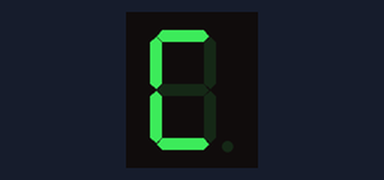
The sketch below on a simulated Arduino Uno, built with avr-gcc and run on an emulated ATmega328P. On the bench: 1-digit seven-segment display. Wiring (inferred from the names in the program): 1-digit 7-segment display, segments lit when HIGH: segments pin 2, pin 3, pin 4, pin 5, pin 6, pin 7, pin 8. The segment pins are drawn as the display they are named for.

Above: at 0.1 s.
At 0.6 s:
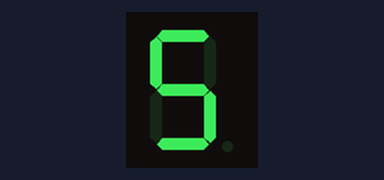
At 1.1 s:
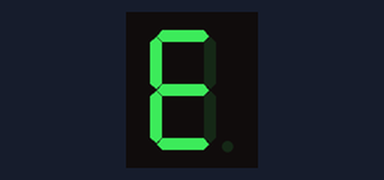
At 2.1 s:
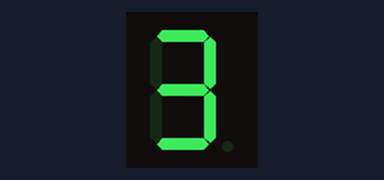
At 2.6 s:
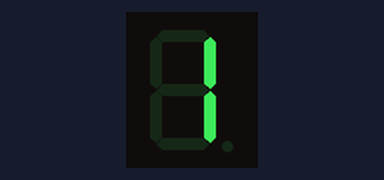
At 3.1 s:
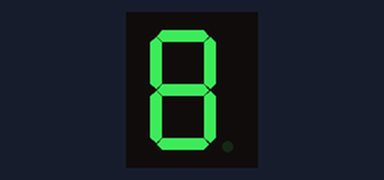

Measured:
- by itself, everything shown: repeats every 3.5 s, in 7 steps
- what the display in image 1 shows lasts 0.5 s, from 0.5 s to 1.0 s

The sketch:

display-course-code.ino
```cpp
int segmentPins[7] ={2, 3, 4, 5, 6, 7, 8};
bool numbers[7][7] = {
  {1, 0, 0, 1, 1, 1, 0}, //C
  {1, 0, 1, 1, 0, 1, 1}, //S
  {1, 0, 0, 1, 1, 1, 1}, //E
  {1, 0, 0, 1, 1, 1, 0}, //C
  {1, 1, 1, 1, 0, 0, 1}, //3
  {0, 1, 1, 0, 0, 0, 0}, //1
  {1, 1, 1, 1, 1, 1, 1}  //8
  };
void setup() {
 for(int i = 0; i < 7; i++){
  pinMode(segmentPins[i], OUTPUT);
  }
}

void loop() {
  for(int n = 0; n < 7; n++){
    displayNumbers(n);
    delay(500);
    }

}

void displayNumbers(int num){
  for(int i = 0; i < 7; i++){
    digitalWrite(segmentPins[i], numbers[num][i] == 1 ? HIGH : LOW);
    }
}
```
